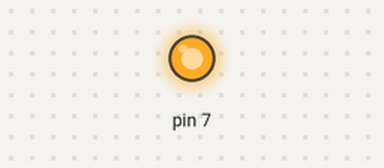
This sketch was run on a simulated Arduino Uno, built with avr-gcc and run on an emulated ATmega328P. On the bench: output pins drawn as LEDs (lit = HIGH).

Above: at 0.1 s.
Timing chart, 0 to 1.6 s (numbered marks = the images above):
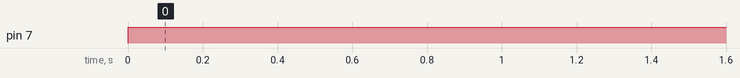

The sketch:

youyuanfengmingqi.ino
```cpp
void setup() {
  pinMode(7,OUTPUT);

}

void loop() {
  digitalWrite(7,HIGH);
  delay(1);

}
```

Measured:
- by itself, pin 7: LOW → HIGH at 0.00 s
